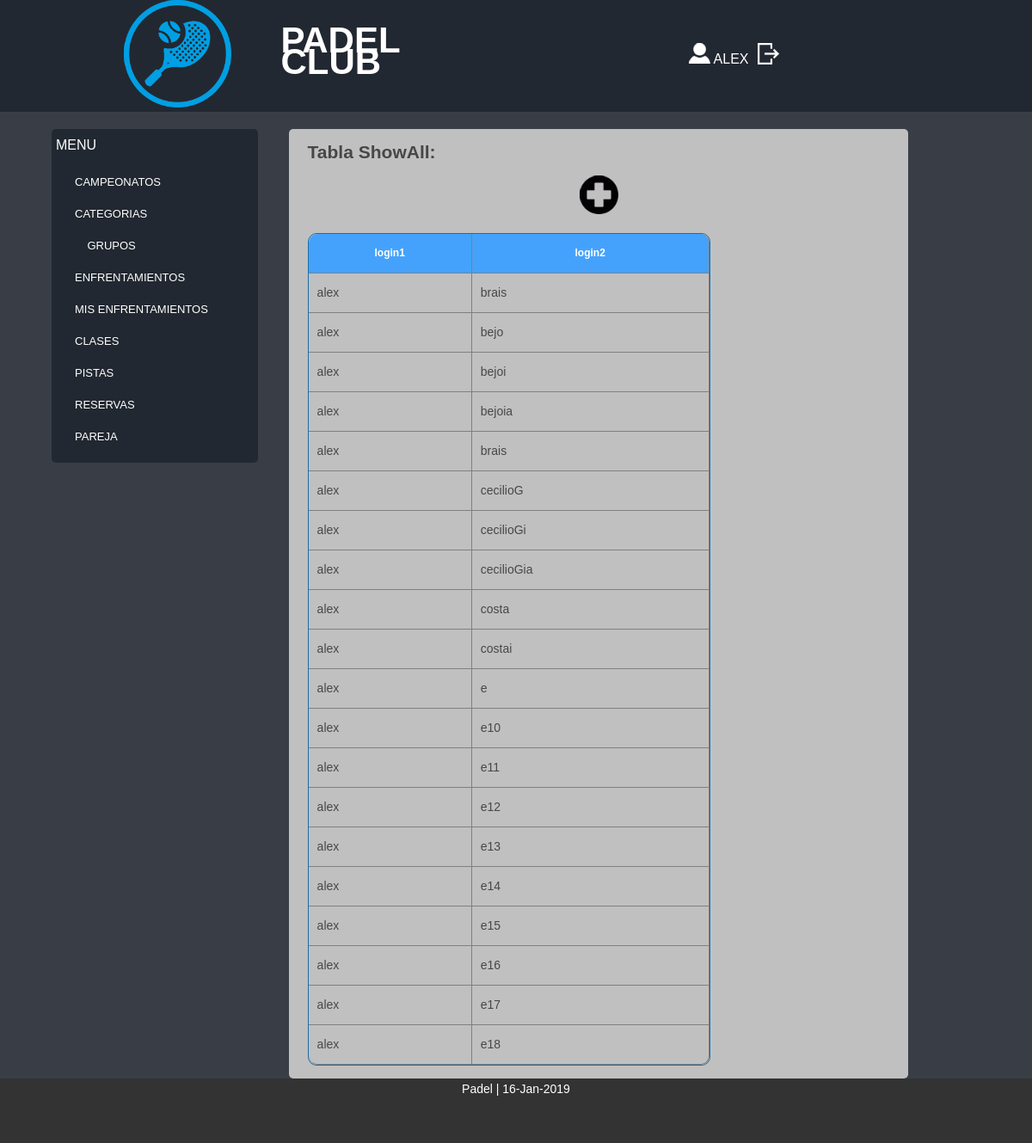
Before: /Controllers/PAREJA_Controller.php (signed in) with the older database file.
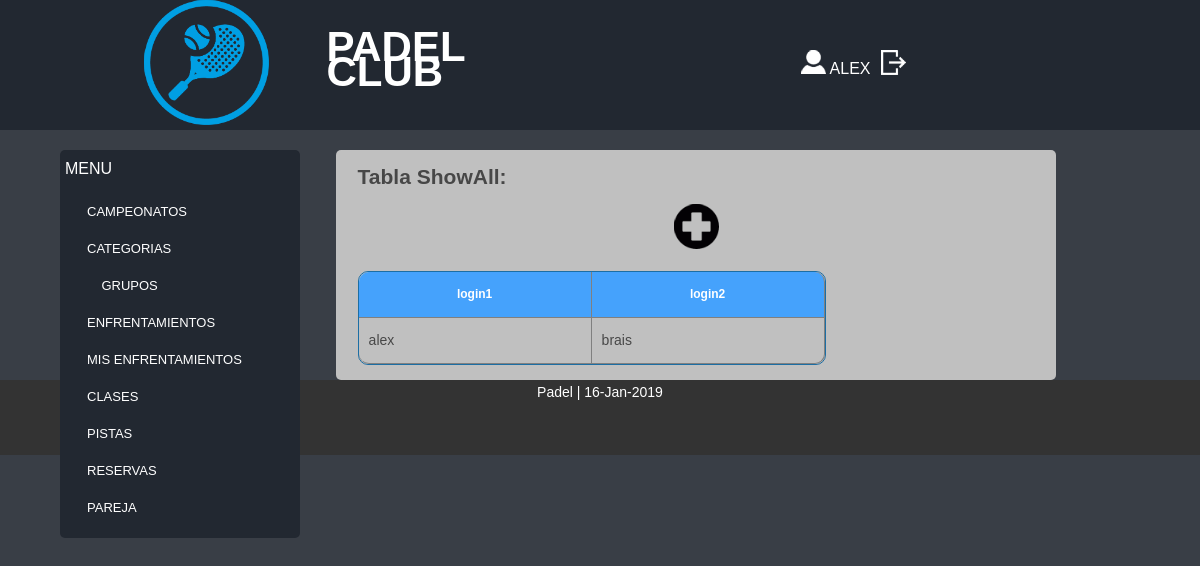
After: the same page with the newer database file.
### tables this page shows
CREATE TABLE `PAREJA` (
  `idPareja` int(10) NOT NULL,
  `login1` varchar(10) NOT NULL,
  `login2` varchar(10) NOT NULL
);

### Functions/Authentication.php (called while the page is built)
<?php
function IsAuthenticated(){
	if (!isset($_SESSION['login'])){
		return false;
	}
	else{
		return true;
	}
}
?>

### Models/Access_DB.php (called while the page is built)
<?php
function ConnectDB()
{
    $mysqli = new mysqli("", 'root', '' , 'ABP_11');
	if ($mysqli->connect_errno) {
		include '../View/MESSAGE_View.php';
		new MESSAGE("Fallo al conectar a MySQL: (" . $mysqli->connect_errno . ") " . $mysqli->connect_error, './index.php');
		return false;
	}
	else{
		return $mysqli;
	}
}
?>

### Functions/ACL.php (called while the page is built)
<?php
include_once '../Models/USUARIOS_Model.php';
function comprobarRol($rol){
	$usuario = new USUARIOS_Model($_SESSION['login'],'','','','');
	$rolBD = $usuario->getRol();
	if($rol == $rolBD[0]){
		return true;
	}else{
		if(($rolBD[0]=='entrenador' || $rolBD[0]=='admin') && $rol=='deportista'){
			return true;
		}else{
				return false;
			}
		}
}
?>

### Models/USUARIOS_Model.php (called while the page is built, shortened)
<?php
class USUARIOS_Model {
	var $login;
	var $mysqli;
function __construct($login,$password,$rol,$nombre,$apellidos){
	$this->login = $login;
	include_once 'Access_DB.php';
	$this->mysqli = ConnectDB();
}
function getRol(){
	$sql = "SELECT rol
			FROM USUARIO
			WHERE (
				(login = '$this->login')
			)";
	$resultado = $this->mysqli->query($sql);
	if ($resultado->num_rows == 0){
		return 'El login no existe';
	}
	else{
		return mysqli_fetch_row($resultado);
	}
}
}
?>

### Models/PAREJA_Model.php (called while the page is built, shortened)
<?php
class PAREJA_Model {
	var $mysqli;
function __construct($idpareja,$login1,$login2){
	include_once 'Access_DB.php';
	$this->mysqli = ConnectDB();
}
function _SHOWALLUSER($sesion){
	$sql = "SELECT `idpareja`, `login1`, `login2` FROM PAREJA WHERE login1 = '$sesion' OR login2 = '$sesion' ";
	$result = $this->mysqli->query($sql);
	if($result ->num_rows >0){
		$j = 0;
		while($tupla = mysqli_fetch_assoc($result)){
		   $tuplas[$j] = $tupla;
		   $j++;
		}
		return $tuplas;
	}
	else{
		return  false;
	}
}
}

### Views/PAREJA_SHOWALL_USER_View.php (the view, shortened to what this page needs)
<?php
class PAREJA_SHOWALL_USER {
	function __construct($search,$lista,$array,$volver){
		$this->search = $search;
		$this->lista = $lista;
		$this->datos = $array;
		$this->render();
	}
	function render(){
		include 'Header.php';
?>
<div style="overflow-x:auto;">
				<h2><?php if(!$this->search){ echo 'Tabla ShowAll';}else{echo 'Tabla Busqueda';} ?>:</h2>
					<div id="anhadir-borrar" style="text-align: center;">
							<a href="<?php $_SERVER['PHP_SELF'] ?>?action=ADD"><img src="../Views/images/añadir.png"></a>
					</div>
					<table class="tablas separador">
						<tr>
						<?php
						for($i=1; $i<count($this->lista);$i++){
								echo "<th>".$this->lista[$i]."</th>";
						}
						?>
						<?php
							for($j=0;$j<count($this->datos);$j++){
								echo "<tr>";
								for($i=1; $i<count($this->lista);$i++){
										echo "<td>".$this->datos[$j][($this->lista)[$i]]."</td>";
								}
							}
						?>
					</table>
</div>
<?php
	include 'Footer.php';
	}
}
?>

### Controllers/PAREJA_Controller.php (shortened to what this page needs)
<?php
include_once '../Functions/Authentication.php';
include_once '../Models/PAREJA_Model.php';
include '../Views/PAREJA_SHOWALL_USER_View.php';
include '../Functions/ACL.php';
$lista = array('idpareja', 'login1','login2');
	Switch ($_REQUEST['action']){
		default:
			if(comprobarRol('admin')){
				if (!$_POST){
					$PAREJAS = new PAREJA_Model('','','');
				}
				else{
					$PAREJAS = get_data_form();
				}
				$datos = $PAREJAS->_SHOWALL();
				new PAREJA_SHOWALL(false,$lista, $datos, '../index.php');
			}else{
				if(comprobarRol('deportista')){
				    if(!$_POST){
					$PAREJAS = new PAREJA_Model('','','');
				}
				else{
					$PAREJAS = get_data_form();
				}
                $sesion = $_SESSION['login'];
				$datos = $PAREJAS->_SHOWALLUSER($sesion);
				new PAREJA_SHOWALL_USER(false,$lista,$datos, '../index.php');
			}
	}
}
?>

### Views/Header.php (shortened to what this page needs)
<?php
	include_once '../Functions/Authentication.php';
?>
<!DOCTYPE html>
<html lang="en">
	<head>
		<link rel="stylesheet" href="../Views/css/style.css">
		<link rel="stylesheet" href="../Views/css/responsive.css">
		<link rel="stylesheet" href="../Views/css/tcal.css">
	</head>
	<body>
		<header>
				<div id="cabecera-izq">
					<div id="logo">
						<a href="../Controllers/Index_Controller.php"><img src="../Views/images/cabecera.png" alt="Padel" title="Padel"/></a>
					</div>
					<div id="titulo">
						<h1>
						Padel Club
						</h1>
					</div>
				</div>
				<div id="cabecera-der">
<?php
	if (IsAuthenticated()){
?>
					<div class="login">
						<div id="usuario"><a href="#"><img src="../Views/images/user.png" alt="Usuario" title="Usuario"> <?php echo $_SESSION['login']?></a></div>
						<div id="salir"><a href="../Functions/Desconectar.php"><img src="../Views/images/logout-blanco.png" alt="Salir" title="Salir"></a></div>
					</div>
<?php
	}else{
		?>
					<div class="login">
						<a href="../Controllers/Login_Controller.php">Login</a>
					</div>
<?php
	}
?>
		</div>
</header>
<?php
	if(IsAuthenticated()){
	include 'users_menuLateral.php';
	}
?>

### Views/users_menuLateral.php (shortened to what this page needs)
<div class="cuerpo">
	<nav class="menu">
		<p>Menu</p>
		<ul>
		<?php
			if(comprobarRol('deportista') || comprobarRol('entrenador')){
				echo '<li><a href="./CAMPEONATOS_Controller.php">CAMPEONATOS</a></li>';
			}
			if(comprobarRol('deportista')|| comprobarRol('entrenador')){
				echo '<li><a href="./CATEGORIAS_Controller.php">CATEGORIAS</a></li>';
			}
			if(comprobarRol('deportista')|| comprobarRol('entrenador')){
				echo '<li><a href="./GRUPOS_Controller.php">&nbsp&nbsp&nbsp&nbspGRUPOS</a></li>';
			}
			if(comprobarRol('deportista')){
				echo '<li><a href="./ENFRENTAMIENTOS_Controller.php">ENFRENTAMIENTOS</a></li>';
			}
			if(comprobarRol('deportista') && !comprobarRol('admin')){
				echo '<li><a href="./ENFRENTAMIENTOS_Controller.php?action=MIS-ENFRENTAMIENTOS">MIS ENFRENTAMIENTOS</a></li>';
			}
			if(comprobarRol('deportista')|| comprobarRol('entrenador')){
				echo '<li><a href="./CLASES_Controller.php">CLASES</a></li>';
			}
			if(comprobarRol('deportista')|| comprobarRol('entrenador')){
				echo '<li><a href="./PISTAS_Controller.php">PISTAS</a></li>';
			}
			if(comprobarRol('deportista')){
				echo '<li><a href="./PISTAS_Controller.php?action=RESERVAS">RESERVAS</a></li>';
			}
			if(comprobarRol('deportista')){
				echo '<li><a href="./PAREJA_Controller.php">PAREJA</a></li>';
			}
		?>
		</ul>
	</nav>
	<section class="content">

### Views/Footer.php
		</section>
	</div>
		<footer id="pie">
			<p>Padel | <?php echo date("d-M-Y", mktime()); ?></p>
		</footer>
	</body>
</html>

### Views/css/style.css (style rules this page uses)
* { margin:0px; padding:0px; }
html, body { width:100%; padding:0; margin:0; }
body { background: #393E46;color: #474747;font: 14px/25px Arial, Helvetica, sans-serif; }
header { background:#222831; height: 130px; position:fixed; width:100%; overflow:hidden; top:0px; display:block; }
h1 { text-transform:uppercase; color:#ffffff; font-size:42px; text-decoration:none; font-weight:22px; }
#logo { width:27%; float:left; height:100%; }
#titulo { margin-top:7%; width:50%; float:left; height:100%; }
#cabecera-der { float:right; width:35%; height:100%; }
#cabecera-izq { float:left; width:40%; margin-left:12%; height:100%; }
.login { margin-top:12%; margin-left:5%; float:left; }
.login a { text-transform:uppercase; color:#ffffff; font-size:16px; text-decoration:none; }
#usuario { width:85%; float:left; }
#salir { width:15%; float:right; }
nav { position:fixed; width:12%; min-height:270px; background-color:#222831; margin-left:12%; margin-top:150px; border-radius: 5px; }
.menu ul { list-style: none; margin: 0; display: block; padding: 12px; float:left; }
.menu p { padding:6px 5px 0px 5px; text-transform:uppercase; color:#ffffff;font-size:16px; }
.menu ul li { position: relative;width:100%;float: left; padding: 6px 5px 0px 5px; overflow:hidden; }
.menu ul li a { font-size: 13px; line-height:14px;color:#ffffff;display: block;padding: 6px 10px;margin-bottom: 5px;z-index: 6;position: relative; text-transform:uppercase; text-decoration: none; }
.content a { text-decoration:none; font-size:16px; }
.content { background:#c0c0c0; border-radius: 5px; margin-right:12%; margin-top:150px; margin-left:12%; width:60%; float:right; overflow:hidden; }
.content p,h2,h3,h4,form,table { margin-left:3%; margin-right:3%; margin-top:2%; margin-bottom:2%; }
#anhadir-borrar { margin: 0 auto; }
.tablas { border: 1px solid #1C6EA4; border-collapse: collapse; overflow-x:auto; }
td { padding:10px; }
th { background-color: #45A2FC; padding:10px; color: #FFFFFF; font-size: 12px; }
.separador { border-radius: 10px; border-spacing: 0; border-collapse: separate; }
.separador td, table.separador th { border-bottom: 1px solid Gray; border-right: 1px solid Gray; }
.separador tr:last-child td:first-child { border-bottom-left-radius: 10px; }
.separador tr:last-child td:last-child { border-bottom-right-radius: 10px; }
.separador tr:first-child th:first-child, table.separador tr:first-child td:first-child { border-top-left-radius: 10px }
.separador tr:first-child th:last-child, table.separate tr:first-child td:last-child { border-top-right-radius: 10px; }
footer { clear:both; margin-top:2%; background-color:#333; width:100%; text-align:center; color:#FFFFFF; min-height:75px; }

### Views/css/responsive.css (style rules this page uses)
@media only screen and (max-width: 1500px) { section { width:57%; } }
@media only screen and (max-width: 1500px) { #logo { width:35%; } }

Changed rows visible on the page:
removed pareja: login1 "alex", login2 "bejo"
removed pareja: login1 "alex", login2 "bejoi"
removed pareja: login1 "alex", login2 "bejoia"
removed pareja: login1 "alex", login2 "brais"
removed pareja: login1 "alex", login2 "cecilioG"
removed pareja: login1 "alex", login2 "cecilioGi"
removed pareja: login1 "alex", login2 "cecilioGia"
removed pareja: login1 "alex", login2 "costa"
removed pareja: login1 "alex", login2 "costai"
removed pareja: login1 "alex", login2 "e"
removed pareja: login1 "alex", login2 "e10"
removed pareja: login1 "alex", login2 "e11"
removed pareja: login1 "alex", login2 "e12"
removed pareja: login1 "alex", login2 "e13"
removed pareja: login1 "alex", login2 "e14"
removed pareja: login1 "alex", login2 "e15"
removed pareja: login1 "alex", login2 "e16"
removed pareja: login1 "alex", login2 "e17"
removed pareja: login1 "alex", login2 "e18"
